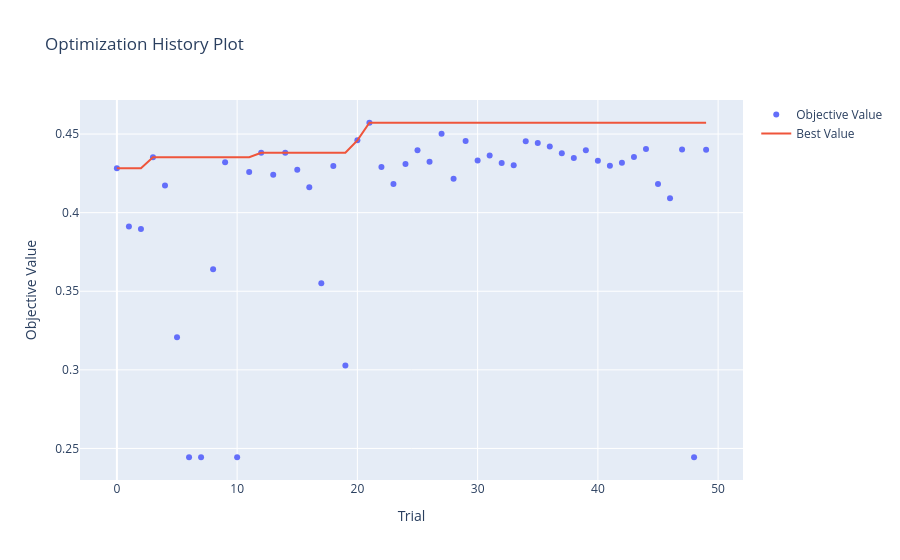
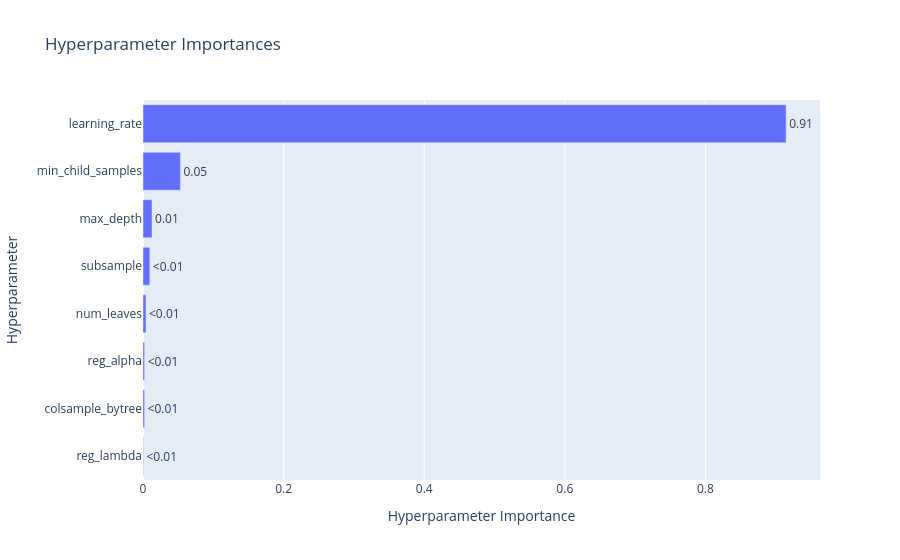
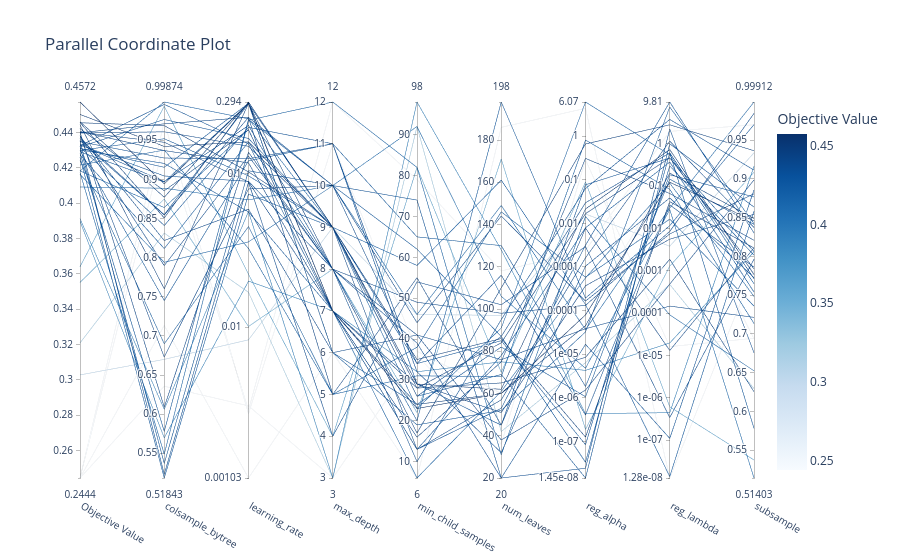

The notebook cell these images were saved under, in order:
### Markdown cell above
### 3.4 Visualizaciones de Optuna [0.2 Puntos]

Optuna provee visualizaciones interactivas para analizar el proceso de optimización.

**To-do:**
- [ ] Graficar el historial de optimización (`plot_optimization_history`).
- [ ] Graficar la importancia de hiperparámetros (`plot_param_importances`).
- [ ] Graficar una visualización del comportamiento de los hiperparámetros (`plot_parallel_coordinate`)

### Code cell
#### Código aquí ####
#Grafico del historial de optimización
fig_history = plot_optimization_history(study)
fig_history.show() #Este gráfico muestra como evoluciona el valor objetivo F1-Macro a lo largo de los trials.

# Grafico la importancia de los hiperparámetros
fig_importance = plot_param_importances(study)
fig_importance.show() #En este caso, el hiperparametro que más afecto al F1-macro fue el learning_rate, seguido por min_child_sample y max_depth. Esto sugiere que ajustar estos hiperparámetros podría tener un impacto significativo en el rendimiento del modelo.

#Grafico ddel comportamiento de los hiperparámetros
fig_parallel = plot_parallel_coordinate(study)
fig_parallel.show() #Este gráfico muestra como los diferentes hiperparámetros interactúan entre sí

### Figure 1 — Plotly figure (JSON) as saved in the notebook; plotly's stock layout.template omitted (floating-point values rounded to 4 significant figures)
{"data": [{"mode": "markers", "name": "Objective Value", "type": "scatter", "x": [0, 1, 2, 3, 4, 5, 6, 7, 8, 9, 10, 11, 12, 13, 14, 15, 16, 17, 18, 19, 20, 21, 22, 23, 24, 25, 26, 27, 28, 29, 30, 31, 32, 33, 34, 35, 36, 37, 38, 39, 40, 41, 42, 43, 44, 45, 46, 47, 48, 49], "y": [0.4283, 0.3912, 0.3897, 0.4353, 0.4173, 0.3208, 0.2444, 0.2444, 0.364, 0.4321, 0.2444, 0.4259, 0.4381, 0.4241, 0.4381, 0.4272, 0.4162, 0.3551, 0.4298, 0.3028, 0.446, 0.4572, 0.4291, 0.4182, 0.431, 0.4396, 0.4325, 0.4502, 0.4215, 0.4455, 0.4331, 0.4364, 0.4316, 0.4301, 0.4455, 0.4443, 0.4421, 0.4378, 0.4348, 0.4398, 0.433, 0.4298, 0.4318, 0.4354, 0.4406, 0.4182, 0.4091, 0.4402, 0.2444, 0.4401]}, {"mode": "lines", "name": "Best Value", "type": "scatter", "x": [0, 1, 2, 3, 4, 5, 6, 7, 8, 9, 10, 11, 12, 13, 14, 15, 16, 17, 18, 19, 20, 21, 22, 23, 24, 25, 26, 27, 28, 29, 30, 31, 32, 33, 34, 35, 36, 37, 38, 39, 40, 41, 42, 43, 44, 45, 46, 47, 48, 49], "y": [0.4283, 0.4283, 0.4283, 0.4353, 0.4353, 0.4353, 0.4353, 0.4353, 0.4353, 0.4353, 0.4353, 0.4353, 0.4381, 0.4381, 0.4381, 0.4381, 0.4381, 0.4381, 0.4381, 0.4381, 0.446, 0.4572, 0.4572, 0.4572, 0.4572, 0.4572, 0.4572, 0.4572, 0.4572, 0.4572, 0.4572, 0.4572, 0.4572, 0.4572, 0.4572, 0.4572, 0.4572, 0.4572, 0.4572, 0.4572, 0.4572, 0.4572, 0.4572, 0.4572, 0.4572, 0.4572, 0.4572, 0.4572, 0.4572, 0.4572]}, {"marker": {"color": "#cccccc"}, "mode": "markers", "name": "Infeasible Trial", "showlegend": false, "type": "scatter", "x": [], "y": []}], "layout": {"title": {"text": "Optimization History Plot"}, "xaxis": {"title": {"text": "Trial"}}, "yaxis": {"title": {"text": "Objective Value"}}}}

### Figure 2 — Plotly figure (JSON) as saved in the notebook; plotly's stock layout.template omitted (floating-point values rounded to 4 significant figures)
{"data": [{"cliponaxis": false, "hovertemplate": ["reg_lambda (FloatDistribution): 0.0005620623170040272<extra></extra>", "colsample_bytree (FloatDistribution): 0.0022739596029320865<extra></extra>", "reg_alpha (FloatDistribution): 0.0023050081420149886<extra></extra>", "num_leaves (IntDistribution): 0.004251124173555212<extra></extra>", "subsample (FloatDistribution): 0.009741041539743468<extra></extra>", "max_depth (IntDistribution): 0.012855822319661196<extra></extra>", "min_child_samples (IntDistribution): 0.05319634561240335<extra></extra>", "learning_rate (FloatDistribution): 0.9148146362926857<extra></extra>"], "name": "Objective Value", "orientation": "h", "text": ["<0.01", "<0.01", "<0.01", "<0.01", "<0.01", "0.01", "0.05", "0.91"], "textposition": "outside", "type": "bar", "x": [0.0005621, 0.002274, 0.002305, 0.004251, 0.009741, 0.01286, 0.0532, 0.9148], "y": ["reg_lambda", "colsample_bytree", "reg_alpha", "num_leaves", "subsample", "max_depth", "min_child_samples", "learning_rate"]}], "layout": {"title": {"text": "Hyperparameter Importances"}, "xaxis": {"title": {"text": "Hyperparameter Importance"}}, "yaxis": {"title": {"text": "Hyperparameter"}}}}

### Figure 3 — Plotly figure (JSON) as saved in the notebook; plotly's stock layout.template omitted (floating-point values rounded to 4 significant figures)
{"data": [{"dimensions": [{"label": "Objective Value", "range": [0.2444, 0.4572], "values": [0.4283, 0.3912, 0.3897, 0.4353, 0.4173, 0.3208, 0.2444, 0.2444, 0.364, 0.4321, 0.2444, 0.4259, 0.4381, 0.4241, 0.4381, 0.4272, 0.4162, 0.3551, 0.4298, 0.3028, 0.446, 0.4572, 0.4291, 0.4182, 0.431, 0.4396, 0.4325, 0.4502, 0.4215, 0.4455, 0.4331, 0.4364, 0.4316, 0.4301, 0.4455, 0.4443, 0.4421, 0.4378, 0.4348, 0.4398, 0.433, 0.4298, 0.4318, 0.4354, 0.4406, 0.4182, 0.4091, 0.4402, 0.2444, 0.4401]}, {"label": "colsample_bytree", "range": [0.5184, 0.9987], "values": [0.578, 0.6062, 0.5697, 0.5232, 0.5488, 0.8313, 0.9474, 0.6357, 0.9934, 0.537, 0.7134, 0.5184, 0.6728, 0.6898, 0.7897, 0.8115, 0.7939, 0.8748, 0.7451, 0.67, 0.8771, 0.8941, 0.8965, 0.8639, 0.9154, 0.9607, 0.9957, 0.942, 0.9373, 0.8507, 0.8971, 0.8548, 0.841, 0.9203, 0.9686, 0.7601, 0.8853, 0.8218, 0.9272, 0.9708, 0.9043, 0.9518, 0.9764, 0.8543, 0.9367, 0.9987, 0.8886, 0.6088, 0.9735, 0.9473]}, {"label": "learning_rate", "range": [-2.985, -0.5311], "ticktext": ["0.00103", "0.01", "0.1", "0.294"], "tickvals": [-2.985, -2, -1, -0.5311], "values": [-0.645, -1.246, -1.7, -1.055, -0.6495, -1.773, -2.542, -2.515, -1.656, -0.98, -2.985, -1.132, -1.098, -1.344, -0.8839, -0.7915, -1.444, -1.996, -0.915, -2.083, -0.5356, -0.5413, -0.5402, -0.7114, -0.5398, -0.8201, -0.8041, -0.7911, -1.487, -0.5311, -0.6845, -0.5419, -0.6965, -1.248, -0.9874, -0.5403, -0.7116, -1.231, -0.9013, -0.6311, -1.049, -1.013, -0.7691, -0.6319, -0.9286, -0.6408, -1.17, -0.8596, -2.566, -1.053]}, {"label": "max_depth", "range": [3, 12], "values": [10, 3, 7, 4, 12, 3, 12, 3, 4, 10, 6, 9, 10, 5, 8, 8, 10, 8, 11, 9, 7, 7, 6, 7, 6, 9, 7, 9, 5, 9, 8, 9, 11, 7, 9, 8, 7, 6, 11, 5, 8, 9, 9, 10, 7, 9, 10, 8, 11, 7]}, {"label": "min_child_samples", "range": [6, 98], "values": [62, 98, 32, 54, 82, 92, 79, 36, 82, 74, 6, 58, 44, 38, 49, 20, 46, 22, 65, 46, 24, 23, 19, 6, 24, 13, 13, 29, 31, 28, 39, 26, 29, 13, 35, 17, 28, 41, 32, 55, 10, 34, 26, 34, 16, 23, 92, 41, 37, 29]}, {"label": "num_leaves", "range": [20, 198], "values": [87, 128, 75, 102, 31, 42, 118, 36, 70, 20, 186, 161, 144, 146, 98, 198, 149, 171, 130, 97, 60, 60, 52, 61, 82, 57, 53, 62, 68, 84, 20, 87, 45, 78, 86, 110, 65, 76, 32, 45, 95, 85, 69, 116, 75, 91, 106, 38, 60, 51]}, {"label": "reg_alpha", "range": [-7.839, 0.7832], "ticktext": ["1.45e-08", "1e-07", "1e-06", "1e-05", "0.0001", "0.001", "0.01", "0.1", "1", "6.07"], "tickvals": [-7.839, -7, -6, -5, -4, -3, -2, -1, 0, 0.7832], "values": [-7.477, -6.364, -5.371, -2.532, -1.842, -5.195, -2.619, -0.5414, -1.05, -4.774, 0.6379, -3.862, -3.782, -3.233, -3.879, -3.712, -4.436, -6.723, -5.74, -1.784, -4.347, -4.098, -4.49, -3.249, -5.974, -2.789, -2.501, -1.67, -0.08966, -1.778, -7.615, -1.527, -1.115, -2.101, -6.899, -0.1784, -5.072, -4.416, -2.981, -2.11, -1.2, -7.074, -7.839, -6.393, -0.5107, 0.7832, -5.322, -5.823, -4.094, -3.431]}, {"label": "reg_lambda", "range": [-7.893, 0.9917], "ticktext": ["1.28e-08", "1e-07", "1e-06", "1e-05", "0.0001", "0.001", "0.01", "0.1", "1", "9.81"], "tickvals": [-7.893, -7, -6, -5, -4, -3, -2, -1, 0, 0.9917], "values": [-0.2044, -6.349, -4.703, -6.465, -4.039, -3.319, 0.2969, -4.789, -6.212, -6.957, -7.893, -7.859, -2.126, -1.776, -2.066, -1.929, -1.515, -2.887, -0.8317, -2.416, -0.6901, -0.9049, 0.8726, -0.9254, -0.7276, 0.06603, 0.9917, -0.1331, -1.07, -0.3271, 0.3531, -0.2106, -0.3322, -0.4275, -1.364, 0.4523, -2.726, -3.831, -1.275, -4.88, 0.5794, -0.5186, 0.003879, -1.44, -1.17, -0.2571, -1.55, -3.311, -0.6704, -2.25]}, {"label": "subsample", "range": [0.514, 0.9991], "values": [0.578, 0.9162, 0.8059, 0.7962, 0.6523, 0.6294, 0.9697, 0.6943, 0.5373, 0.8856, 0.7828, 0.8582, 0.8807, 0.7358, 0.9844, 0.97, 0.9991, 0.9086, 0.8412, 0.9335, 0.8488, 0.8457, 0.8423, 0.7483, 0.8767, 0.8372, 0.8302, 0.7766, 0.7134, 0.7838, 0.6755, 0.7711, 0.8063, 0.7539, 0.8107, 0.9363, 0.6253, 0.7213, 0.7725, 0.8109, 0.9112, 0.8015, 0.8635, 0.786, 0.8207, 0.7645, 0.514, 0.8985, 0.6937, 0.8543]}], "labelangle": 30, "labelside": "bottom", "line": {"color": [0.4283, 0.3912, 0.3897, 0.4353, 0.4173, 0.3208, 0.2444, 0.2444, 0.364, 0.4321, 0.2444, 0.4259, 0.4381, 0.4241, 0.4381, 0.4272, 0.4162, 0.3551, 0.4298, 0.3028, 0.446, 0.4572, 0.4291, 0.4182, 0.431, 0.4396, 0.4325, 0.4502, 0.4215, 0.4455, 0.4331, 0.4364, 0.4316, 0.4301, 0.4455, 0.4443, 0.4421, 0.4378, 0.4348, 0.4398, 0.433, 0.4298, 0.4318, 0.4354, 0.4406, 0.4182, 0.4091, 0.4402, 0.2444, 0.4401], "colorbar": {"title": {"text": "Objective Value"}}, "colorscale": [[0, "rgb(247,251,255)"], [0.125, "rgb(222,235,247)"], [0.25, "rgb(198,219,239)"], [0.375, "rgb(158,202,225)"], [0.5, "rgb(107,174,214)"], [0.625, "rgb(66,146,198)"], [0.75, "rgb(33,113,181)"], [0.875, "rgb(8,81,156)"], [1, "rgb(8,48,107)"]], "reversescale": false, "showscale": true}, "type": "parcoords"}], "layout": {"title": {"text": "Parallel Coordinate Plot"}}}
